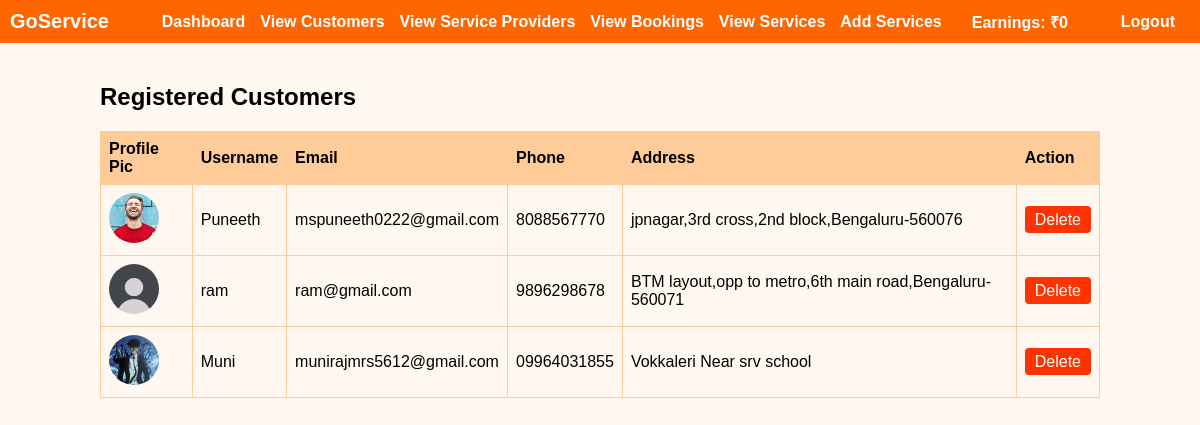
/users/dashboard/admin/customers/ (signed in), run on the app's committed database.
### users/models.py (models this page shows, shortened)
class Customer(models.Model):
    user = models.OneToOneField(CustomUser, on_delete=models.CASCADE)
    address = models.TextField(blank=True, null=True)
    phone = models.CharField(max_length=15, blank=True, null=True)

class CustomUser(AbstractUser):
    ROLE_CHOICES = (
        ('customer', 'Customer'),
        ('provider', 'Service Provider'),
        ('admin', 'Admin'),
    )
    role = models.CharField(max_length=20, choices=ROLE_CHOICES)
    profile_pic = models.ImageField(upload_to='profile_pics/', null=True, blank=True)

### users/views.py (the view)
# urls.py: path('dashboard/admin/customers/', views.admin_view_customers, name='admin_view_customers'),
@login_required(login_url='login_admin')
@user_passes_test(is_admin, login_url='login_admin')
def admin_view_customers(request):
    customers = Customer.objects.filter(
        phone__isnull=False
    ).exclude(phone='')  # ensure phone is not empty
    context = {
        'customers': customers
    }
    return render(request, 'users/admin_customers.html', context)

### users/views.py (called while the page is built)
def is_admin(user):
    return user.role == 'admin' or user.is_superuser

### users/templates/users/admin_customers.html (shortened to what this page needs)
{% load static %}
<!DOCTYPE html>
<html lang="en">
<head>
    <link rel="stylesheet" href="{% static 'main/style.css' %}">
</head>
<body>
<div class="navbar">
    <div class="logo">GoService</div>
    <a href="{% url 'admin_dashboard' %}">Dashboard</a>
    <a href="{% url 'admin_view_customers' %}">View Customers</a>
    <a href="{% url 'admin_view_providers' %}">View Service Providers</a>
    <a href="#">View Bookings</a>
    <a href="{% url 'view_services' %}">View Services</a>
    <a href="{% url 'add_service' %}">Add Services</a>
    <span style="margin-left: 15px; font-weight: bold;">Earnings: ₹0</span>
    <a href="{% url 'logout' %}" style="margin-left:auto;">Logout</a>
</div>
<div class="content">
    <h2>Registered Customers</h2>
    <table>
        <tr>
            <th>Profile Pic</th>
            <th>Username</th>
            <th>Email</th>
            <th>Phone</th>
            <th>Address</th>
            <th>Action</th>
        </tr>
        {% for customer in customers %}
        <tr>
            <td>
                {% if customer.user.profile_pic %}
                    <img class="profile-pic" src="{{ customer.user.profile_pic.url }}" alt="Profile Pic">
                {% else %}
                    <img class="profile-pic" src="{% static 'main/lastfix1.png' %}" alt="Default Pic">
                {% endif %}
            </td>
            <td>{{ customer.user.username }}</td>
            <td>{{ customer.user.email }}</td>
            <td>{{ customer.phone|default:"-" }}</td>
            <td>{{ customer.address|default:"-" }}</td>
            <td>
                <a href="{% url 'admin_delete_customer' customer.id %}" class="btn-delete">Delete</a>
            </td>
        </tr>
        {% empty %}
        <tr><td colspan="6" class="text-center">No customers found.</td></tr>
        {% endfor %}
    </table>
</div>
</body>
</html>

### main/static/main/style.css (style rules this page uses)
:root { --orange: #ff6600; --cream: #fff2cc; }

### users/templates/users/admin_customers.html (style rules this page uses)
body { margin:0; font-family: Arial, sans-serif; background-color: #fff8f0; }
.navbar { background-color: #ff6600; padding: 10px; display: flex; align-items: center; color: #fff; }
.navbar a { color: #fff; margin-right: 15px; text-decoration: none; font-weight: bold; }
.navbar .logo { font-size: 20px; font-weight: bold; margin-right: auto; }
.content { padding: 20px; max-width: 1000px; margin: auto; }
table { width: 100%; border-collapse: collapse; }
table th, table td { padding: 8px; border: 1px solid #ffcc99; text-align: left; }
table th { background-color: #ffcc99; }
img.profile-pic { width: 50px; height: 50px; border-radius: 50%; object-fit: cover; }
.btn-delete { background-color: #ff3300; color: #fff; border: none; padding: 5px 10px; border-radius: 4px; text-decoration: none; }

### data on the page
Customer: user.profile_pic (picture), user.username "Puneeth", user.email "mspuneeth0222@gmail.com", phone "8088567770", address "jpnagar,3rd cross,2nd block,Bengaluru-560076"
Customer: user.profile_pic (picture), user.username "ram", user.email "ram@gmail.com", phone "9896298678", address "BTM layout,opp to metro,6th main road,Bengaluru-560071"
Customer: user.profile_pic (picture), user.username "Muni", user.email "munirajmrs5612@gmail.com", phone "09964031855", address "Vokkaleri Near srv school"
